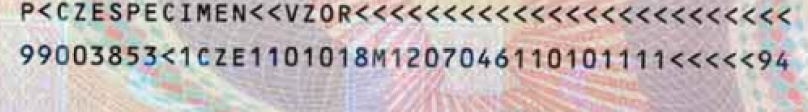
#> input picture 1672.jpg, 808 x 112 px, given in place of ANA_RITA_PEREIRA_RIBEIRO_102.jpeg, which was not available
$ python pilcv.py   (older library calls are emulated)
#> lines starting #> are read from the running program, lines starting #| are printed output that depends on the picture; pictures that were not available may be replaced by others from this repository, and a replacement may not be noted
import cv2
from PIL import Image
import pytesseract
import argparse
import os
import numpy as np

image = cv2.imread('/home/caratred/copy/passport/ANA_RITA_PEREIRA_RIBEIRO_102.jpeg')
#> image is the input picture: shape (112, 808, 3); mean B, G, R 181.9, 182, 193

#--- dilation on the green channel ---
dilated_img = cv2.dilate(image[:,:,1], np.ones((7, 7), np.uint8))
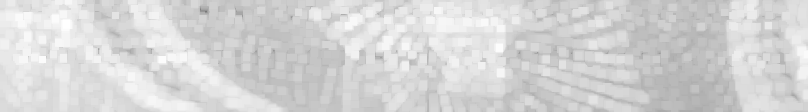
#> dilated_img: shape (112, 808); min 119, max 255, mean 213.3
bg_img = cv2.medianBlur(dilated_img, 21)

#--- finding absolute difference to preserve edges ---
diff_img = 255 - cv2.absdiff(image[:,:,1], bg_img)
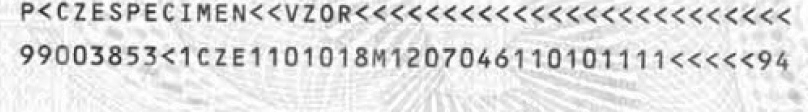
#> diff_img: shape (112, 808); min 30, max 255, mean 223

#--- normalizing between 0 to 255 ---
norm_img = cv2.normalize(diff_img, None, alpha=0, beta=255, norm_type=cv2.NORM_MINMAX, dtype=cv2.CV_8UC1)
cv2.imwrite('/home/caratred/norm_img.png', cv2.resize(norm_img, (0, 0), fx = 1.5, fy = 1.5))
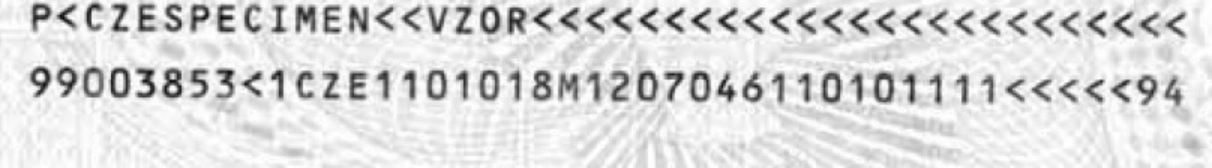
#> saved as norm_img.png: shape (168, 1212); min 3, max 255, mean 218.7

$ run again, on 201.jpg
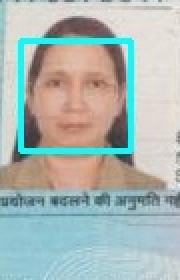
#> input picture 201.jpg, 90 x 140 px, given in place of ANA_RITA_PEREIRA_RIBEIRO_102.jpeg, which was not available (shown 2 times larger)
#> image is the input picture: shape (140, 90, 3); mean B, G, R 179.6, 183.6, 171.1
#> `bg_img = cv2.medianBlur(dilated_img, 21)`:
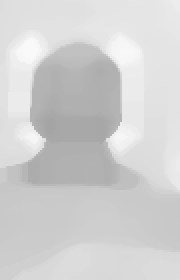
#> bg_img: shape (140, 90) (shown 2 times larger); min 164, max 249, mean 209
#> `cv2.imwrite('/home/caratred/norm_img.png', cv2.resize(norm_img, (0, 0)..`:
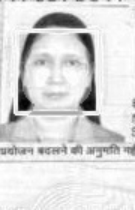
#> saved as norm_img.png: shape (210, 135); min 2, max 255, mean 218.5
